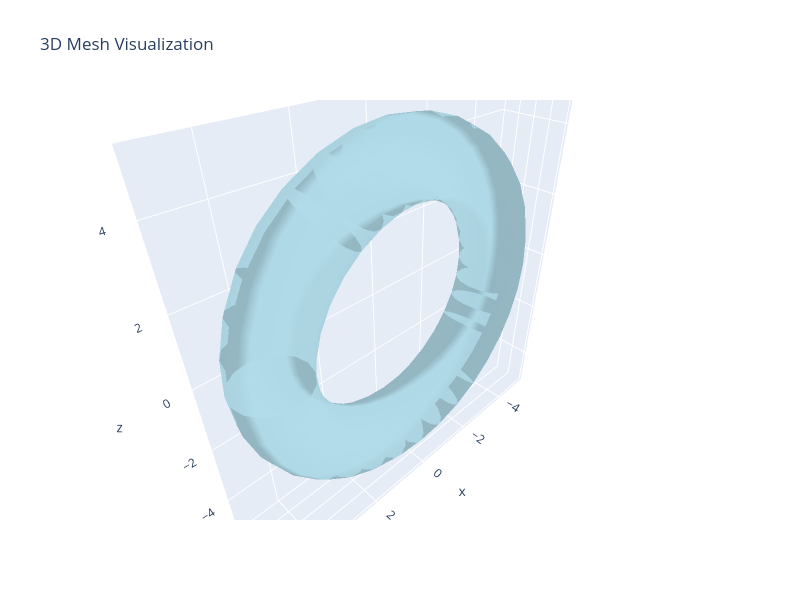

Source (notebook cell):
### Markdown cell above
## 3D Visualization

### Code cell
mm.visualize_mesh_3d()

### Figure 1 — Plotly figure (JSON) as saved in the notebook; plotly's stock layout.template omitted (floating-point values rounded to 4 significant figures; data arrays with more than 128 entries replaced by an {"elided": "..."} marker saying what was removed)
{"data": [{"color": "lightblue", "i": {"elided": "1024 int values"}, "j": {"elided": "1024 int values"}, "k": {"elided": "1024 int values"}, "name": "Mesh", "opacity": 0.8, "type": "mesh3d", "x": {"elided": "512 float values"}, "y": {"elided": "512 float values"}, "z": {"elided": "512 float values"}}], "layout": {"autosize": false, "height": 600, "scene": {"aspectmode": "data", "xaxis": {"visible": true}, "yaxis": {"visible": true}, "zaxis": {"visible": true}}, "title": {"text": "3D Mesh Visualization"}, "width": 800}}
